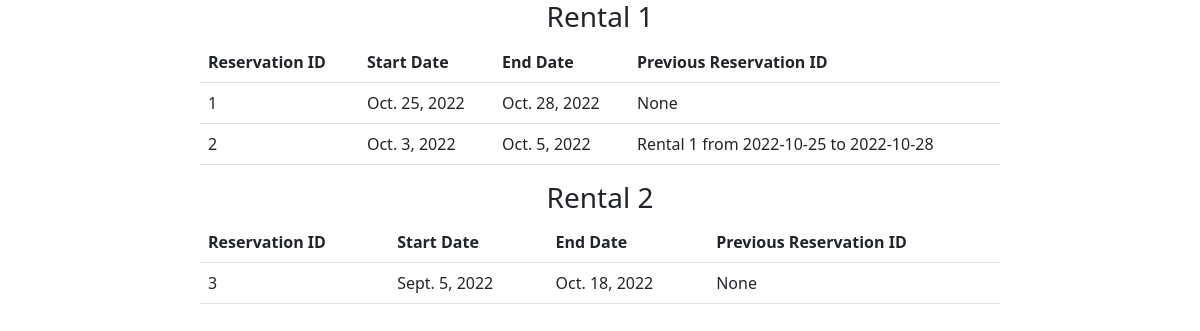
The page / on the database its author committed.
### rentals/models.py (models this page shows, shortened)
class Rental(models.Model):
    name = models.CharField(max_length=100)

class Reservation(models.Model):
    rental = models.ForeignKey(Rental, on_delete=models.CASCADE)
    start_date = models.DateField()
    end_date = models.DateField()
    previous_reservation = models.ForeignKey(
        "self", on_delete=models.CASCADE, null=True, blank=True
    )
    def __str__(self):
        return f"{self.rental.name} from {self.start_date} to {self.end_date}"

### rentals/views.py (the view)
# urls.py: path("", views.rentalTable, name="rentalTable"),
def rentalTable(request):
    rentals = Rental.objects.all()
    reservations = Reservation.objects.all()
    return render(
        request, "rentalTable.html", {"rentals": rentals, "reservations": reservations}
    )

### templates/rentalTable.html (shortened to what this page needs)
<!doctype html>
<html>
<head>
    <link href="https://cdn.jsdelivr.net/npm/bootstrap@5.2.2/dist/css/bootstrap.min.css" rel="stylesheet">
</head>
<body style="display: flex; flex-direction:column;align-items:center;justify-content:center;">
    {% for rental in rentals %}
    <h3>{{rental.name}}</h3>
    <table class="table" style="max-width:800px;">
        <tr>
            <th>Reservation ID</th>
            <th>Start Date</th>
            <th>End Date</th>
            <th>Previous Reservation ID</th>
        </tr>
        {% for res in reservations %}
        {% if res.rental.name == rental.name %}
        <tr>
            <td>{{ res.id }}</td>
            <td>{{ res.start_date }}</td>
            <td>{{ res.end_date }}</td>
            <td>{{ res.previous_reservation }}</td>
        </tr>
        {% endif %}
        {% endfor %}
    </table>
    {% endfor %}
</body>
</html>

### rows shown on the page
Reservation: id "1", start_date "Oct. 25, 2022", end_date "Oct. 28, 2022", previous_reservation "None"
Reservation: id "2", start_date "Oct. 3, 2022", end_date "Oct. 5, 2022", previous_reservation "Rental 1 from 2022-10-25 to 2022-10-28"
Rental: name "Rental 2"
Reservation: id "3", start_date "Sept. 5, 2022", end_date "Oct. 18, 2022", previous_reservation "None"
